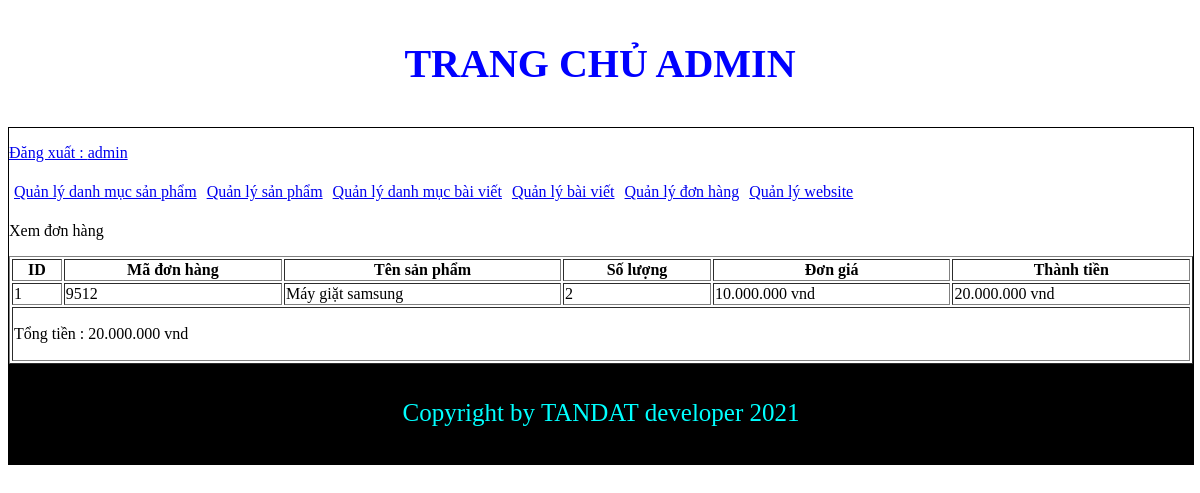
Page /admincp/index.php?action=donhang&query=xemdonhang&code=9512 (signed in) on the committed database.
### tables this page shows
CREATE TABLE `tbl_cart_details` (
  `id_cart_details` int(11) NOT NULL,
  `code_cart` varchar(10) NOT NULL,
  `id_sanpham` int(11) NOT NULL,
  `soluongmua` int(11) NOT NULL
);

CREATE TABLE `tbl_sanpham` (
  `id_sanpham` int(11) NOT NULL,
  `tensanpham` varchar(250) NOT NULL,
  `masp` varchar(100) NOT NULL,
  `giasp` varchar(50) NOT NULL,
  `soluong` int(11) NOT NULL,
  `hinhanh` varchar(50) NOT NULL,
  `tomtat` tinytext NOT NULL,
  `noidung` text NOT NULL,
  `tinhtrang` int(11) NOT NULL,
  `id_danhmuc` int(11) NOT NULL
);

### admincp/modules/quanlydonhang/xemdonhang.php (the view)
<p>Xem đơn hàng</p>
<?php
	$code = $_GET['code'];
	$sql_lietke_dh ="SELECT * FROM tbl_cart_details, tbl_sanpham WHERE tbl_cart_details.id_sanpham=tbl_sanpham.id_sanpham AND tbl_cart_details.code_cart='".$code."' ORDER BY tbl_cart_details.id_cart_details DESC";
$query_lietke_dh = mysqli_query($mysqli, $sql_lietke_dh);
?>
<table style="width: 100%;" border="1" style="border-collapse: collapse;">
	<tr>
		<th>ID</th>
		<th>Mã đơn hàng</th>
		<th>Tên sản phẩm</th>
		<th>Số lượng</th>
		<th>Đơn giá</th>
		<th>Thành tiền</th>
	</tr>
	<?php
	$i = 0;
	$tongtien = 0;
	while ($row = mysqli_fetch_array($query_lietke_dh)) {
		$i++;
		$thanhtien =  $row['giasp']*$row['soluongmua'];
		$tongtien += $thanhtien ;
	?>
	<tr>
		<td><?php echo $i ?></td>
		<td><?php echo $row['code_cart']?></td>
		<td><?php echo $row['tensanpham']?></td>
		<td><?php echo $row['soluongmua']?></td>
		<td><?php echo number_format($row['giasp'],0,',','.').' vnd'?></td>
		<td><?php echo number_format($thanhtien,0,',','.').' vnd'?></td>
	</tr>
	<?php
}
	?>
	<tr>
		<td colspan="6">
			<p>Tổng tiền : <?php echo number_format($tongtien,0,',','.').' vnd'?></p>
		</td>
	</tr>
</table>

### rows in the picture
tbl_cart_details: code_cart "9512", id_sanpham.tensanpham "Máy giặt samsung", soluongmua "2", id_sanpham.giasp "10.000.000", thanhtien "20.000.000"

### other values in the picture
$_SESSION['dangnhap'] "admin"
$tongtien "20.000.000"
